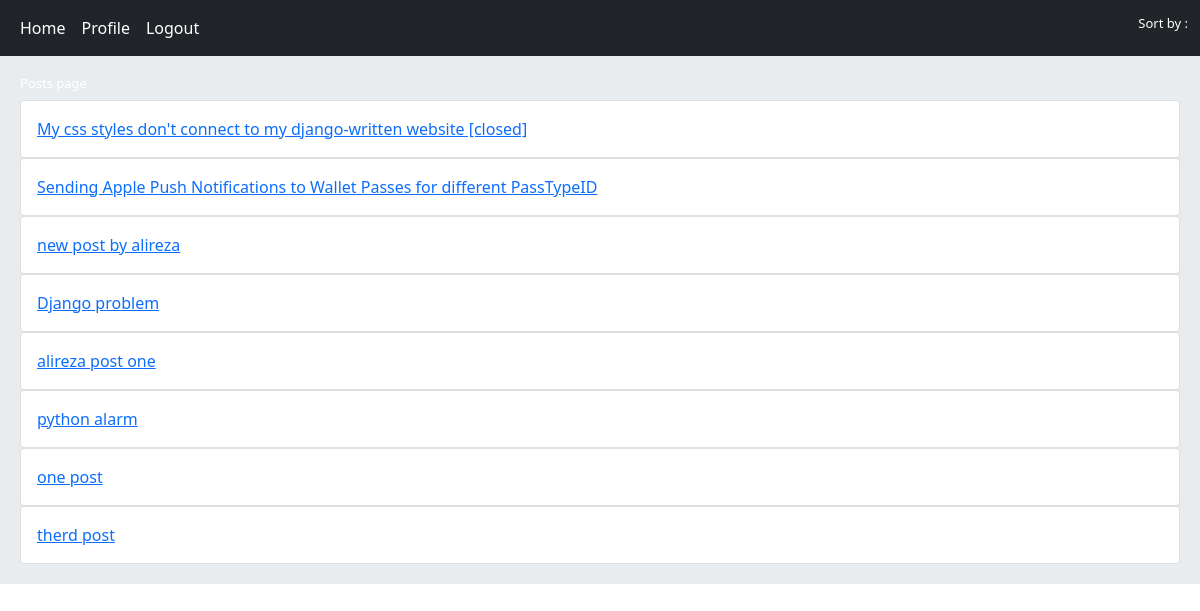
The app's page / (signed in) with its own data.
### home/models.py (models this page shows, shortened)
class Post(models.Model):
    user=models.ForeignKey(User,on_delete=models.CASCADE)
    title=models.CharField(max_length=300,null=True)
    body=models.TextField()
    slug=models.SlugField()
    created=models.DateTimeField(auto_now_add=True)
    updated=models.DateTimeField(auto_now=True)
    class Meta:
        ordering=('-created',)
    def get_absolute_url(self):
        return reverse("home:post_detail", args=(self.id,self.slug))

### home/views.py (the view)
# urls.py: path('',views.HomeView.as_view(),name='home'),
class HomeView(View):
    def get(self,request):
        posts=Post.objects.all()
        return render(request,'home/index.html',{'posts':posts})

### home/templates/home/index.html (shortened to what this page needs)
{% extends "base.html" %}
{% block content %}
    <h2>Posts page</h2>
    {% for post in posts  %}
        <div class="card">
            <a href="{{post.get_absolute_url}}" class="card-body"> {{post.title}} </a>
        </div>
    {% endfor %}
{% endblock content %}

### templates/inc/navbar.html (style rules this page uses)
h2 { color:#ffffff; font-size: 13px; }

### records on screen
Post: title "My css styles don't connect to my django-written website [closed]"
Post: title "Sending Apple Push Notifications to Wallet Passes for different PassTypeID"
Post: title "new post by alireza"
Post: title "Django problem"
Post: title "alireza post one"
Post: title "python alarm"
Post: title "one post"
Post: title "therd post"
